Frame 1 (no input): blank canvas, image omitted
Frame 60 (no input): blank canvas, image omitted
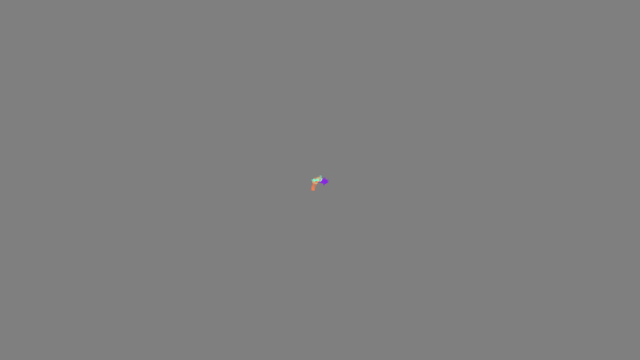
Frame 120 (the mouse pressed at the canvas centre since frame 60)

The p5.js sketch whose frames 1 and 60 were blank and that drew this single picture after the mouse press (run headless with seeded random() and noise() and a simulated clock; from frame 60 on, the mouse is pressed at the canvas centre):

// p5.js sketch
// ── sketch.js
let walker;

function setup(){
  createCanvas(640,360)
  background(127)

  walker_purple = new Walker('#8A2BE2')
  walker_teal = new Walker('#7FFFD4') 
  walker_coral = new Walker('#FF7F50')
}

// Q: what tells draw() to keep repeating?
// https://p5js.org/reference/#/p5/draw
// the draw() function continuously executes the lines of code 
// use noLoop() to stop; use loop() to resume after noLoop()
// source code: https://github.com/processing/p5.js/blob/e44dc8c93099a85648052f85d725c507806bdd7d/src/core/main.js#L362

function draw(){

  // Q: is there a forEach() in p5?
  let walkers = [walker_purple, walker_teal, walker_coral]

  walkers.forEach(function(walker){
    walker.step()
    walker.render()
  })

}

class Walker {
  constructor (color) {
  // constructor(red,green,blue) {
    // width and height are system variables
    // set by the function createCanvas(width, height)
    this.x = width / 2
    this.y = height / 2
    this.color = color
  }

  step() {
    let choice = floor(random(4));

    if (choice === 0) {
      // one step right
      this.x++
    } else if (choice == 1) {
      // one step left
      this.x--
    } else if (choice == 2) {
      // one step down
      this.y++
    } else if (choice == 3) {
      // one step up
      this.y--
    }

    // https://p5js.org/reference/#/p5/constrain
    // constrain(val, min, max) constrains a val betwn a min && max value
    this.x = constrain(this.x, 0, width - 1) 
    this.y = constrain(this.y, 0, height - 1)

  }

  render() {
    // https://p5js.org/reference/#/p5/stroke
    // stroke() sets the color used to draw lines 
    stroke(color(this.color)) 
    point(this.x, this.y)
  }
}
